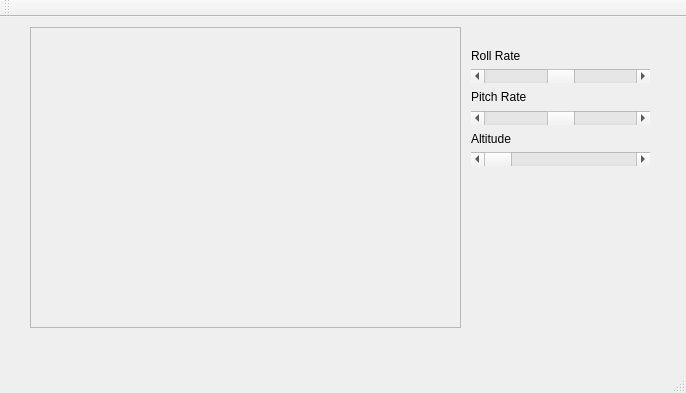
<?xml version="1.0" encoding="UTF-8"?>
<ui version="4.0">
 <class>AHPortExample</class>
 <widget class="QMainWindow" name="AHPortExample">
  <property name="geometry">
   <rect>
    <x>0</x>
    <y>0</y>
    <width>686</width>
    <height>393</height>
   </rect>
  </property>
  <property name="windowTitle">
   <string>AHPortExample</string>
  </property>
  <widget class="QWidget" name="centralWidget">
   <widget class="QScrollArea" name="scrollArea">
    <property name="geometry">
     <rect>
      <x>30</x>
      <y>10</y>
      <width>431</width>
      <height>301</height>
     </rect>
    </property>
    <property name="widgetResizable">
     <bool>true</bool>
    </property>
    <widget class="QWidget" name="scrollAreaWidgetContents">
     <property name="geometry">
      <rect>
       <x>0</x>
       <y>0</y>
       <width>427</width>
       <height>297</height>
      </rect>
     </property>
    </widget>
   </widget>
   <widget class="QWidget" name="verticalLayoutWidget">
    <property name="geometry">
     <rect>
      <x>460</x>
      <y>20</y>
      <width>201</width>
      <height>140</height>
     </rect>
    </property>
    <layout class="QVBoxLayout" name="verticalLayout">
     <item>
      <widget class="QLabel" name="label">
       <property name="text">
        <string>Roll Rate</string>
       </property>
      </widget>
     </item>
     <item>
      <widget class="QScrollBar" name="horizontalScrollBar">
       <property name="minimum">
        <number>-1000</number>
       </property>
       <property name="maximum">
        <number>1000</number>
       </property>
       <property name="orientation">
        <enum>Qt::Horizontal</enum>
       </property>
      </widget>
     </item>
     <item>
      <widget class="QLabel" name="label_2">
       <property name="text">
        <string>Pitch Rate</string>
       </property>
      </widget>
     </item>
     <item>
      <widget class="QScrollBar" name="horizontalScrollBar_2">
       <property name="minimum">
        <number>-1000</number>
       </property>
       <property name="maximum">
        <number>1000</number>
       </property>
       <property name="orientation">
        <enum>Qt::Horizontal</enum>
       </property>
      </widget>
     </item>
     <item>
      <widget class="QLabel" name="label_4">
       <property name="text">
        <string>Altitude</string>
       </property>
      </widget>
     </item>
     <item>
      <widget class="QScrollBar" name="horizontalScrollBar_3">
       <property name="maximum">
        <number>1000</number>
       </property>
       <property name="orientation">
        <enum>Qt::Horizontal</enum>
       </property>
      </widget>
     </item>
    </layout>
   </widget>
  </widget>
  <widget class="QMenuBar" name="menuBar">
   <property name="geometry">
    <rect>
     <x>0</x>
     <y>0</y>
     <width>686</width>
     <height>27</height>
    </rect>
   </property>
  </widget>
  <widget class="QToolBar" name="mainToolBar">
   <attribute name="toolBarArea">
    <enum>TopToolBarArea</enum>
   </attribute>
   <attribute name="toolBarBreak">
    <bool>false</bool>
   </attribute>
  </widget>
  <widget class="QStatusBar" name="statusBar"/>
 </widget>
 <layoutdefault spacing="6" margin="11"/>
 <resources/>
 <connections>
  <connection>
   <sender>horizontalScrollBar</sender>
   <signal>sliderMoved(int)</signal>
   <receiver>AHPortExample</receiver>
   <slot>setRollRate(int)</slot>
   <hints>
    <hint type="sourcelabel">
     <x>502</x>
     <y>93</y>
    </hint>
    <hint type="destinationlabel">
     <x>546</x>
     <y>250</y>
    </hint>
   </hints>
  </connection>
  <connection>
   <sender>horizontalScrollBar_2</sender>
   <signal>sliderMoved(int)</signal>
   <receiver>AHPortExample</receiver>
   <slot>setPitchRate(int)</slot>
   <hints>
    <hint type="sourcelabel">
     <x>545</x>
     <y>142</y>
    </hint>
    <hint type="destinationlabel">
     <x>532</x>
     <y>326</y>
    </hint>
   </hints>
  </connection>
  <connection>
   <sender>horizontalScrollBar_3</sender>
   <signal>valueChanged(int)</signal>
   <receiver>AHPortExample</receiver>
   <slot>setAltitude(int)</slot>
   <hints>
    <hint type="sourcelabel">
     <x>504</x>
     <y>181</y>
    </hint>
    <hint type="destinationlabel">
     <x>593</x>
     <y>299</y>
    </hint>
   </hints>
  </connection>
 </connections>
 <slots>
  <slot>setRollRate(int)</slot>
  <slot>setPitchRate(int)</slot>
  <slot>setAltitude(int)</slot>
 </slots>
</ui>
